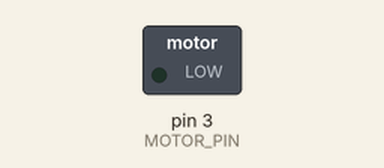
Recording of a sketch running on a simulated Arduino Uno, built with avr-gcc and run on an emulated ATmega328P. On the bench: switched loads named in the sketch (green lamp = pin HIGH).

Above: at 0.05 s.
At 8.05 s:
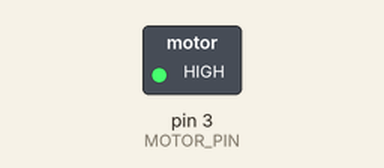
At 15.95 s:
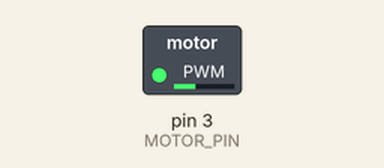
Timing chart, 0 to 20.8 s (numbered marks = the images above):
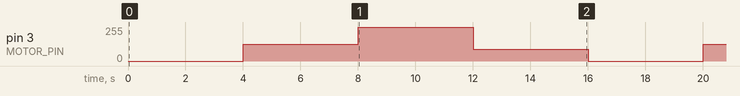

Measured:
- by itself, pin 3 (MOTOR_PIN): repeats every 16.0 s: 255/255 4.0 s, 90/255 4.0 s, 0/255 4.0 s, 127/255 4.0 s

The sketch:

Tutorial_AnalogOutputPart2.ino
```cpp
void setup () {
     setupMotor();
}

void loop() {
     deactivateMotor();
     delay(2000);
     activateMotor(127);
     delay(2000);
     activateMotor(255);
     delay(2000);
     activateMotor(90);
     delay(2000);
}
```

Motor.ino
```cpp
 const int MOTOR_PIN = 3;
 void setupMotor(){
  pinMode(MOTOR_PIN, OUTPUT);
 }
 void activateMotor(int motorPower){
  analogWrite(MOTOR_PIN, motorPower);
  delay(2000);
 }
 void deactivateMotor(){
  analogWrite(MOTOR_PIN, 0);
  delay(2000);
 }
```
